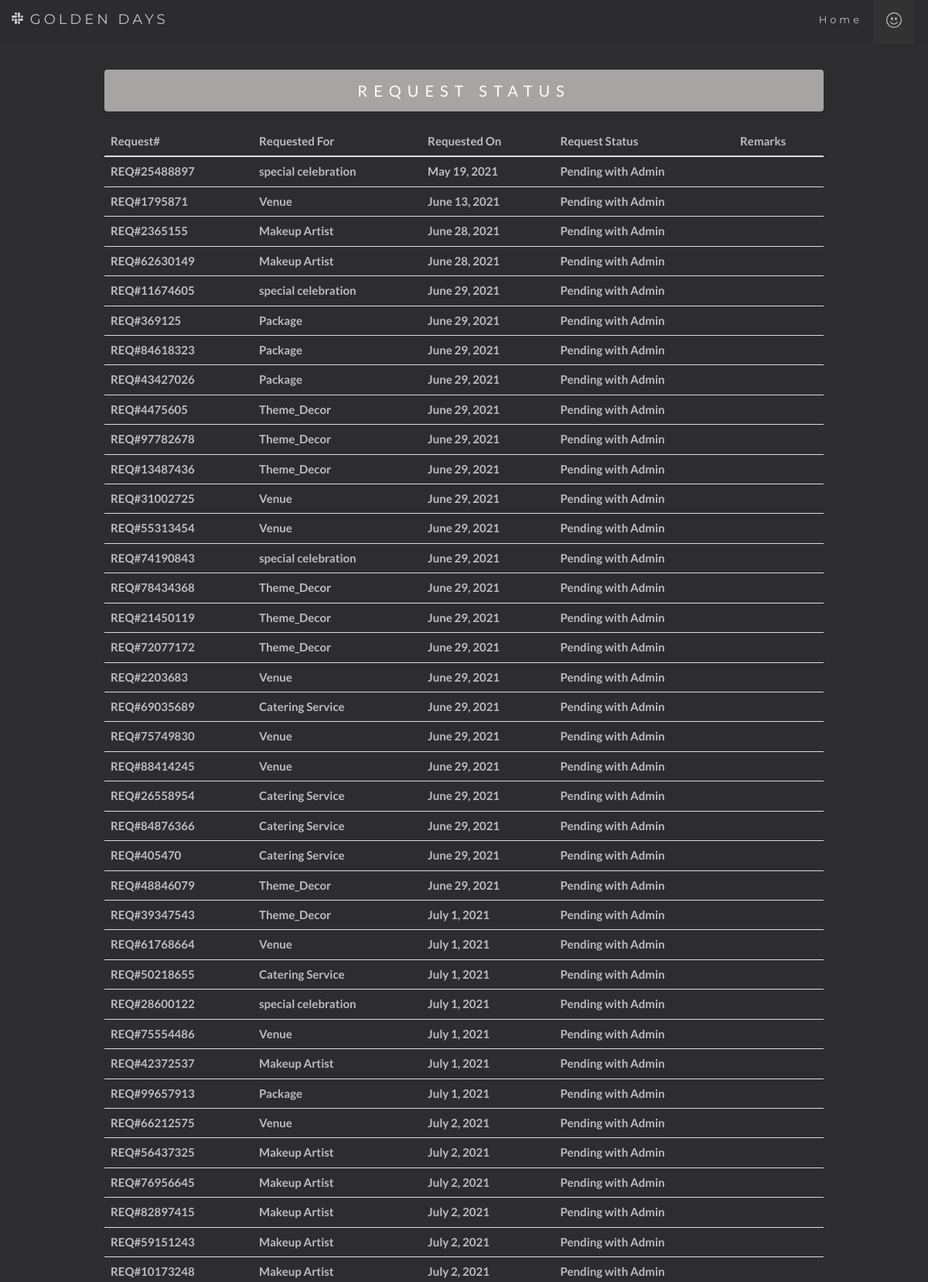
Page /Wedding/viewrequest/ (signed in, upper part) on the committed database.
### baseApp/models.py (models this page shows)
class BookingManagement(models.Model):
    request_id=models.CharField(max_length=100)
    booking_type=  models.ForeignKey(ServiceFor,on_delete=models.CASCADE)
    reguest_for= models.CharField(max_length=50)
    request_user= models.CharField(max_length=50)
    requestor_name=models.CharField(max_length=50)
    request_user_phone= models.CharField(max_length=10)
    request_booking_date =models.DateField()
    location=models.CharField(max_length=50)
    booking_status= models.ForeignKey(BookingStatus,on_delete=models.CASCADE,default=1)
    status_change_message= models.CharField(max_length=500,blank=True) #remakes
    last_chage_history= models.DateField(auto_now_add=True,blank=True)
    booking_request_log= models.DateField(auto_now_add=True,blank=True)

class ServiceFor(models.Model):
    servicefor= models.CharField(max_length=30)
    servicefor_desc= models.CharField(max_length=300,blank=True)
    servicefor_log= models.DateTimeField(auto_now_add=True)
    def __str__(self):
        return self.servicefor

class BookingStatus(models.Model):
    status = models.CharField(max_length=50)
    status_desc= models.CharField(max_length=300,blank=True)
    status_log= models.DateTimeField(auto_now_add=True)
    def __str__(self):
        return self.status

### baseApp/views.py (the view)
# urls.py: path('viewrequest/',views.user_request_status,name='viewrequest'),
def user_request_status(request):
	booking= BookingManagement.objects.filter(request_user=request.user).exclude(booking_status=5)
	approved_booking= BookingManagement.objects.filter(request_user=request.user ,booking_status= BookingStatus.objects.get(pk=5))
	print(approved_booking)
	return render(request,'view_request_status.html',{'bookings':booking,'approved_bookings':approved_booking})

### templates/view_request_status.html (shortened to what this page needs)
{% extends 'user_base.html'%}
{%load static%}
{% load app_extras %}
{% block bodyblock %}
{% if bookings %}
<div id="Bride" class="bg-1">
  <div class="container">
    <h3 class="alert alert-primary text-center" style="background-color: #a8a4a3;">REQUEST STATUS</h3>
    <div class="row text-center">
      <div class="col-sm-12">
        <table class="table table-hover">
          <thead class="thead-dark">
            <tr>
              <th scope="col">Request#</th>
              <th scope="col">Requested For</th>
              <th scope="col">Requested On</th>
              <th scope="col">Request Status</th>
              <th scope="col" span=2>Remarks</th>
            </tr>
          </thead>
          <tbody>
            {% for booking in bookings %}
            <tr>
              <th scope="row text-center">{{booking.request_id}}</th>
              <th scope="row text-center">{{booking.booking_type}}</th>
              <th scope="row text-center">{{booking.booking_request_log}}</th>
              <th scope="row text-center">{{booking.booking_status}}</th>
              <th scope="row text-center" span=2>{{booking.status_change_message}}</th>
            </tr>
            {% endfor %}
          </tbody>
        </table>
      </div>
    </div>
  </div>
</div>
{% else %}
<div id="Bride" class="bg-1">
  <div class="container">
    <h3 class="alert alert-primary text-center" style="background-color: #a8a4a3;">NO PENDING REQUEST</h3>
  </div>
</div>
{% endif %}
{% endblock %}

### templates/user_base.html (style rules this page uses)
body { min-height: 100vh; width: 100vw; font: 400 15px/1.8 Lato, sans-serif; color: #777; overflow-x: hidden; }
h3, h4 { margin: 10px 0 30px 0; letter-spacing: 8px; font-size: 20px; color: #111; }
.container { padding: 80px 120px; }
.bg-1 { background: #2d2d30; color: #bdbdbd; }
.bg-1 h3 { color: #fff; }

### rows in the picture
BookingManagement: request_id "REQ#25488897", booking_type "special celebration", booking_request_log "May 19, 2021", booking_status "Pending with Admin"
BookingManagement: request_id "REQ#1795871", booking_type "Venue", booking_request_log "June 13, 2021", booking_status "Pending with Admin"
BookingManagement: request_id "REQ#2365155", booking_type "Makeup Artist", booking_request_log "June 28, 2021", booking_status "Pending with Admin"
BookingManagement: request_id "REQ#62630149", booking_type "Makeup Artist", booking_request_log "June 28, 2021", booking_status "Pending with Admin"
BookingManagement: request_id "REQ#11674605", booking_type "special celebration", booking_request_log "June 29, 2021", booking_status "Pending with Admin"
BookingManagement: request_id "REQ#369125", booking_type "Package", booking_request_log "June 29, 2021", booking_status "Pending with Admin"
BookingManagement: request_id "REQ#84618323", booking_type "Package", booking_request_log "June 29, 2021", booking_status "Pending with Admin"
BookingManagement: request_id "REQ#43427026", booking_type "Package", booking_request_log "June 29, 2021", booking_status "Pending with Admin"
BookingManagement: request_id "REQ#4475605", booking_type "Theme_Decor", booking_request_log "June 29, 2021", booking_status "Pending with Admin"
BookingManagement: request_id "REQ#97782678", booking_type "Theme_Decor", booking_request_log "June 29, 2021", booking_status "Pending with Admin"
BookingManagement: request_id "REQ#13487436", booking_type "Theme_Decor", booking_request_log "June 29, 2021", booking_status "Pending with Admin"
BookingManagement: request_id "REQ#31002725", booking_type "Venue", booking_request_log "June 29, 2021", booking_status "Pending with Admin"
BookingManagement: request_id "REQ#55313454", booking_type "Venue", booking_request_log "June 29, 2021", booking_status "Pending with Admin"
BookingManagement: request_id "REQ#74190843", booking_type "special celebration", booking_request_log "June 29, 2021", booking_status "Pending with Admin"
BookingManagement: request_id "REQ#78434368", booking_type "Theme_Decor", booking_request_log "June 29, 2021", booking_status "Pending with Admin"
BookingManagement: request_id "REQ#21450119", booking_type "Theme_Decor", booking_request_log "June 29, 2021", booking_status "Pending with Admin"
BookingManagement: request_id "REQ#72077172", booking_type "Theme_Decor", booking_request_log "June 29, 2021", booking_status "Pending with Admin"
BookingManagement: request_id "REQ#2203683", booking_type "Venue", booking_request_log "June 29, 2021", booking_status "Pending with Admin"
BookingManagement: request_id "REQ#69035689", booking_type "Catering Service", booking_request_log "June 29, 2021", booking_status "Pending with Admin"
BookingManagement: request_id "REQ#75749830", booking_type "Venue", booking_request_log "June 29, 2021", booking_status "Pending with Admin"
BookingManagement: request_id "REQ#88414245", booking_type "Venue", booking_request_log "June 29, 2021", booking_status "Pending with Admin"
BookingManagement: request_id "REQ#26558954", booking_type "Catering Service", booking_request_log "June 29, 2021", booking_status "Pending with Admin"
BookingManagement: request_id "REQ#84876366", booking_type "Catering Service", booking_request_log "June 29, 2021", booking_status "Pending with Admin"
BookingManagement: request_id "REQ#405470", booking_type "Catering Service", booking_request_log "June 29, 2021", booking_status "Pending with Admin"
BookingManagement: request_id "REQ#48846079", booking_type "Theme_Decor", booking_request_log "June 29, 2021", booking_status "Pending with Admin"
BookingManagement: request_id "REQ#39347543", booking_type "Theme_Decor", booking_request_log "July 1, 2021", booking_status "Pending with Admin"
BookingManagement: request_id "REQ#61768664", booking_type "Venue", booking_request_log "July 1, 2021", booking_status "Pending with Admin"
BookingManagement: request_id "REQ#50218655", booking_type "Catering Service", booking_request_log "July 1, 2021", booking_status "Pending with Admin"
BookingManagement: request_id "REQ#28600122", booking_type "special celebration", booking_request_log "July 1, 2021", booking_status "Pending with Admin"
BookingManagement: request_id "REQ#75554486", booking_type "Venue", booking_request_log "July 1, 2021", booking_status "Pending with Admin"
BookingManagement: request_id "REQ#42372537", booking_type "Makeup Artist", booking_request_log "July 1, 2021", booking_status "Pending with Admin"
BookingManagement: request_id "REQ#99657913", booking_type "Package", booking_request_log "July 1, 2021", booking_status "Pending with Admin"
BookingManagement: request_id "REQ#66212575", booking_type "Venue", booking_request_log "July 2, 2021", booking_status "Pending with Admin"
BookingManagement: request_id "REQ#56437325", booking_type "Makeup Artist", booking_request_log "July 2, 2021", booking_status "Pending with Admin"
BookingManagement: request_id "REQ#76956645", booking_type "Makeup Artist", booking_request_log "July 2, 2021", booking_status "Pending with Admin"
BookingManagement: request_id "REQ#82897415", booking_type "Makeup Artist", booking_request_log "July 2, 2021", booking_status "Pending with Admin"
BookingManagement: request_id "REQ#59151243", booking_type "Makeup Artist", booking_request_log "July 2, 2021", booking_status "Pending with Admin"
BookingManagement: request_id "REQ#10173248", booking_type "Makeup Artist", booking_request_log "July 2, 2021", booking_status "Pending with Admin"
